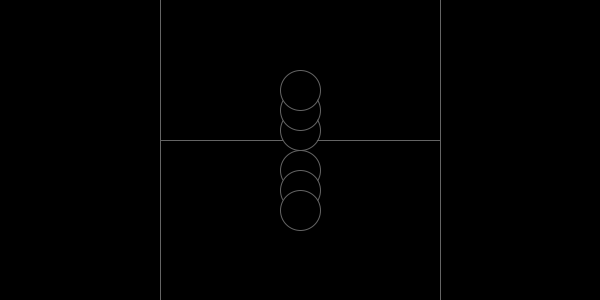
Frame 1 (no input)
Frame 60 (the mouse pressed at the canvas centre just before this capture): identical to frame 1, image omitted
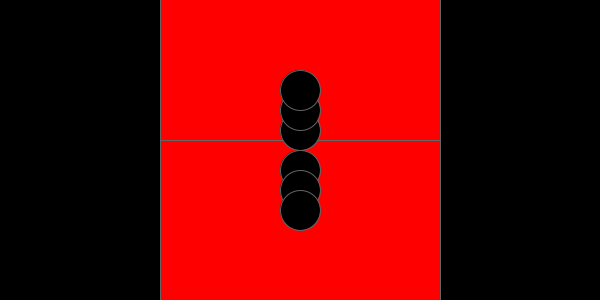
Frame 120 (the mouse held since frame 60 and released just before this capture)

The Processing sketch that drew these frames (run headless with seeded random() and noise(); from frame 60 on, the mouse is pressed at the canvas centre):

// Processing sketch: processing_63707
// ── processing_63707.pde

//3A:Boundaries assign

float xpos;
float ypos;
 
void setup()
{
size(600,300);
background(0);
strokeWeight(1);


}
 
void draw()
{
xpos = width/2;
ypos = height/2;
 
//ellipse
stroke(100);

fill(0);
  if (mouseX>=100)
   
    fill(255,0,0);
  {
  }
//movie
rect(xpos-140,ypos-200, xpos-20, ypos+40);
  if(mouseY>=200)
  {
    fill(70,489,18);
  }
  rect(xpos-140,ypos-10, xpos-20, ypos+40);
  if(mouseY>=50)
  {
    fill(0);
    
  }
  {
  ellipse(xpos,ypos+20, 40,40);
  
  }
    {
  ellipse(xpos,ypos+40, 40,40);
  }  {
  ellipse(xpos,ypos+60, 40,40);
  }
   {
  ellipse(xpos,ypos-20, 40,40);
  }
    {
  ellipse(xpos,ypos-40, 40,40);
  }  {
  ellipse(xpos,ypos-60, 40,40);
  }
}
